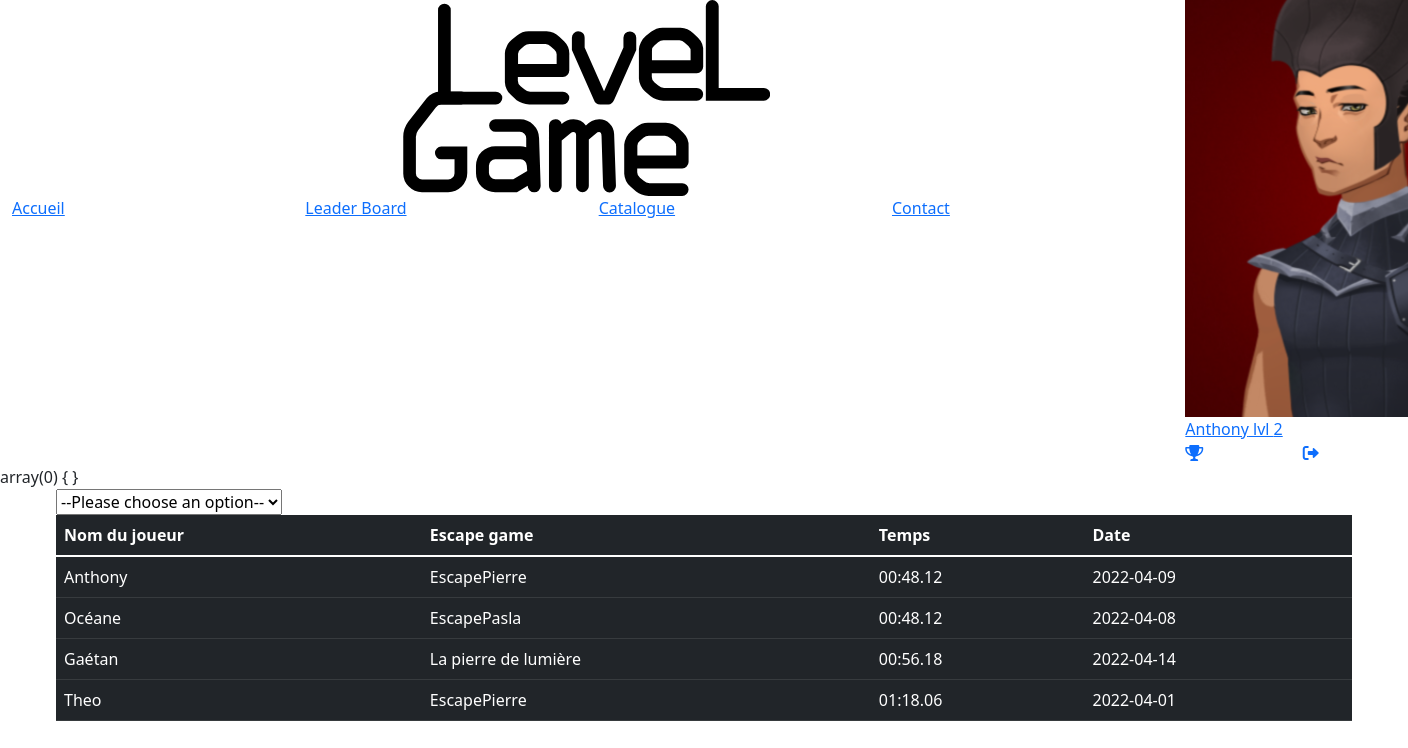
Screenshot of /?p=leaderboard (signed in) with the database file from the repository.
### tables this page shows
CREATE TABLE IF NOT EXISTS `user` (
  `idUser` int(11) NOT NULL AUTO_INCREMENT,
  `nom` varchar(47) NOT NULL,
  `email` varchar(100) NOT NULL,
  `mdp` varchar(30) NOT NULL,
  `niveau` int(11) NOT NULL,
  `adresse` varchar(60) NOT NULL,
  `cp` int(11) NOT NULL,
  `ville` varchar(60) NOT NULL,
  `admin` tinyint(1) DEFAULT NULL,
  PRIMARY KEY (`idUser`),
  KEY `niveau` (`niveau`) USING BTREE
);

CREATE TABLE IF NOT EXISTS `jouer` (
  `idUser` int(11) DEFAULT NULL,
  `idEscape` int(11) DEFAULT NULL,
  `date` date NOT NULL,
  `temps` varchar(10) NOT NULL,
  `note` int(5) DEFAULT NULL,
  `message` varchar(100) DEFAULT NULL,
  KEY `idUser` (`idUser`),
  KEY `idEscape` (`idEscape`)
);

CREATE TABLE IF NOT EXISTS `escapegame` (
  `idEscape` int(11) NOT NULL AUTO_INCREMENT,
  `nom` varchar(50) NOT NULL,
  `niveau` int(11) NOT NULL,
  `idType` int(11) NOT NULL,
  `adresse` varchar(60) NOT NULL,
  `cp` int(11) NOT NULL,
  `ville` varchar(60) NOT NULL,
  `description` text,
  PRIMARY KEY (`idEscape`),
  KEY `idType` (`idType`),
  KEY `niveau` (`niveau`)
);

### public/index.php (called while the page is built, shortened)
<?php
require_once "../src/core/rooter.php";
require "views/layout.php";
?>

### src/models/entity/User.php (called while the page is built, shortened)
<?php
class User{
    protected $nom;
    protected $niveau;
    public function getNom()
    {
        return $this->nom;
    }
    public function setNom($nom)
    {
        $this->nom = $nom;
        return $this;
    }
    public function getNiveau()
    {
        return $this->niveau;
    }
    public function setNiveau($niveau)
    {
        $this->niveau = $niveau;
        return $this;
    }
}
?>

### src/models/BddConnection.php (called while the page is built, shortened)
<?php
class BddConnection{
	protected $serveur = "localhost";
	protected $bdd 	= "blocb";
	protected $user = "root";
	protected $password = "";
	protected function getconnect(){
		try{
			$db = new PDO("mysql:host=$this->serveur;dbname=$this->bdd;charset=utf8",$this->user,$this->password);
			return $db;
		}
		catch(PDOException $erreur){
		return "Erreur : ". $erreur->getMessage();
		}
	}
	public function specifique($table,$champ,$id){
		$db = $this->getconnect();
		$sql = "SELECT * FROM $table WHERE $champ = :id";
		$rst = $db->prepare($sql);
		$rst->execute([":id" => $id]);
		return  $rst->fetchAll(PDO::FETCH_ASSOC);
	}
	public function createLeaderboard($filtre){
		$db = $this->getconnect();
		if($filtre == ""){
			$sql = "SELECT user.nom as nomuser,escapegame.nom as nomescape,jouer.temps,jouer.date
			FROM `jouer`
			INNER JOIN `escapegame` ON jouer.idEscape =escapegame.idEscape
			INNER JOIN `user` ON jouer.idUser = user.idUser
			ORDER BY jouer.temps;";
		}
		$rst = $db->prepare($sql);
		$rst->execute();
		return  $rst->fetchAll(PDO::FETCH_ASSOC);
	}
}
?>

### src/models/repository/JouerRepo.php (called while the page is built, shortened)
<?php
class JouerRepo extends BddConnection{
    public function StatsAll($filtre = ""){
        return $this->createLeaderboard($filtre);
    }
}
?>

### src/models/entity/Escapegame.php (called while the page is built, shortened)
<?php
class Escapegame{
    protected $nom;
    public function getNom()
    {
        return $this->nom;
    }
    public function setNom($nom)
    {
        $this->nom = $nom;
        return $this;
    }
}
?>

### src/models/entity/Jouer.php (called while the page is built, shortened)
<?php
class Jouer{
   protected $date;
   protected $temps;
   public function getDate()
   {
      return $this->date;
   }
   public function setDate($date)
   {
      $this->date = $date;
      return $this;
   }
   public function getTemps()
   {
      return $this->temps;
   }
   public function setTemps($temps)
   {
      $this->temps = $temps;
      return $this;
   }
}

### src/models/repository/UserRepo.php (called while the page is built, shortened)
<?php
class UserRepo extends BddConnection{
    protected $dataUserSelected;
    protected function getUserByChamp($typeChamp, $valueToSearch){
        return $this->specifique("user", $typeChamp, $valueToSearch);
    }
   public function setUserByChamp($champ , $nomChamp ){
       $tab = $this->getUserByChamp($champ , $nomChamp);
       $this->dataUserSelected = new User();
       $this->dataUserSelected->setIdUser($tab[0]["idUser"])
                ->setNom($tab[0]["nom"])
                ->setMail($tab[0]["email"])
                ->setMdp($tab[0]["mdp"])
                ->setNiveau($tab[0]["niveau"])
                ->setAdresse($tab[0]["adresse"])
                ->setCp($tab[0]["cp"])
                ->setVille($tab[0]["ville"])
                ->setAdmin($tab[0]["admin"]);
        return $this;
   }
    public function getDataUserSelected(){
        return $this->dataUserSelected;
    }
}
?>

### src/controller/leaderboard.php (the view, shortened to what this page needs)
<?php
var_dump($_POST);
$Leaderboard = [];
if(empty($_POST['SelectOption'])){
    $option = "";
}else{
    $option = $_POST['SelectOption'];
}
$appelbdd = new JouerRepo();
$leaderboard = $appelbdd->StatsAll($option);
foreach ($leaderboard as $key => $value){
    $jouer = new Jouer();
    $jouer->setDate($value["date"]);
    $jouer->setTemps($value["temps"]);
    $user = new User();
    $user->setNom($value["nomuser"]);
    $escape = new Escapegame();
    $escape->setNom($value["nomescape"]);
    array_push($Leaderboard, [$jouer, $user, $escape]);
}
$htmlLeaderboard = "";
foreach($Leaderboard as $key => $value){
    $htmlLeaderboard .= "<tr>"."<td>".$value[1]->getNom()."</td>"."<td>".$value[2]->getNom()."</td>"."<td>".$value[0]->getTemps()."</td>"."<td>".$value[0]->getDate()."</td>"."</tr>";
}
require("../public/views/leaderboard.php");
?>

### public/views/layout.php (shortened to what this page needs)
<!DOCTYPE html>
<html lang="en">
<head>
    <link rel="stylesheet/less" href="views/style/reset.less">
    <link href="https://cdn.jsdelivr.net/npm/bootstrap@5.1.3/dist/css/bootstrap.min.css" rel="stylesheet">
    <link rel="stylesheet" href="https://cdnjs.cloudflare.com/ajax/libs/font-awesome/6.0.0-beta3/css/all.min.css"/>
    <link rel="stylesheet/less" href="views/style/style.less">
</head>
<body>
<header class="container-fluid">
    <div class="header">
        <div class="row AZERTY">
            <div class="col-10 menu">
                <div class="row">
                    <div class="offset-4 col-4 logo">
                        <a href="#">
                        </a>
                    </div>
                </div>
                    <div class="row liens">
                        <a href="?p=accueil"class="col-3" >Accueil</a>
                        <a href="?p=leaderboard"class="col-3" >Leader Board</a>
                        <a href="?p=catalogue"class="col-3" >Catalogue</a>
                    <a href="?p=contact"class="col-3" >Contact</a>
                    </div>
                </div>
                <?php
                $compte = $_SESSION['compte'] ?? "";
                if($compte) :
                    $userRepo = new UserRepo();
                    $userRepo->setUserByChamp("email",$session->GetCompte()["email"] );
                    $try = $userRepo->getDataUserSelected(); ?>
                        <div class="col-2 connecter">
                            <a href="?p=infos" class="avatar">
                                <img src="views/style/img/avatar<?= $try->getNiveau();?>.png" alt="">
                                <span class="user"><?php
                                echo($try->getNom()); ?></span>
                                <span class="niveau">lvl&nbsp<?= $try->getNiveau(); ?></span>
                            </a>
                            <div class="userconnecter">
                                <div class="row">
                                    <a href="?p=stats" class="col-6"><i class="fas fa-trophy"></i></a>
                                    <a href="?p=login" class="col-6"><i class="fa-solid fa-right-from-bracket"></i></a>
                                </div>
                            </div>
                        </div>
                <?php endif ?>
            </div>
         </div>
</header>
    <?= $page_content;?>
</body>
</html>

### rows the page displays
user: nom "Anthony", niveau "2"
jouer: idUser.nom "Anthony", idEscape.nom "EscapePierre", temps "00:48.12", date "2022-04-09"
jouer: idUser.nom "Océane", idEscape.nom "EscapePasla", temps "00:48.12", date "2022-04-08"
jouer: idUser.nom "Gaétan", idEscape.nom "La pierre de lumière", temps "00:56.18", date "2022-04-14"
jouer: idUser.nom "Theo", idEscape.nom "EscapePierre", temps "01:18.06", date "2022-04-01"

### other values shown
$page_content "array(0) { }"
